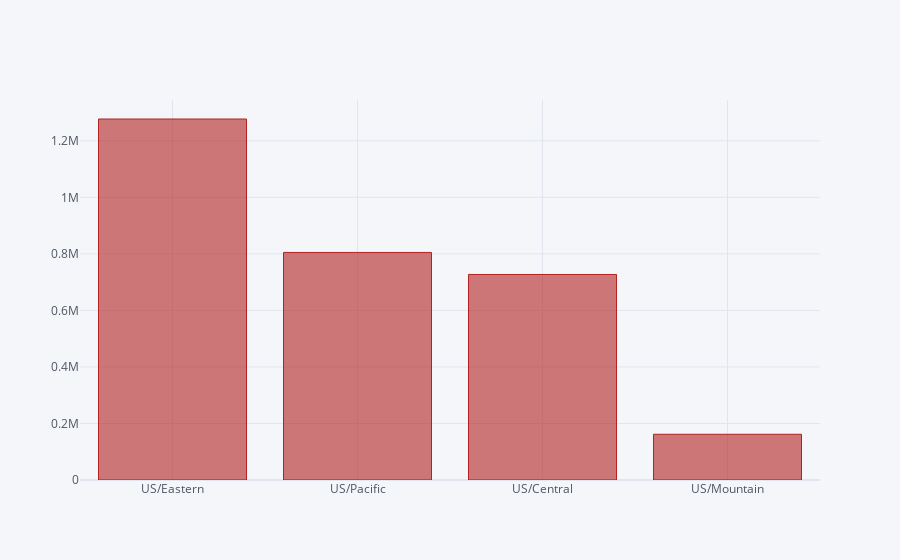

Write notebook code for a chart like this one.
### Markdown cell above
## Timezone count with number of accident for each

### Code cell
df_accident['Timezone'].value_counts().compute().iplot(kind = 'bar', 
                                                       colors = 'firebrick')

### Figure 1 — Plotly figure (JSON) as saved in the notebook; plotly's stock layout.template omitted (floating-point values rounded to 4 significant figures)
{"data": [{"marker": {"color": "rgba(178, 34, 34, 0.6)", "line": {"color": "rgba(178, 34, 34, 1.0)", "width": 1}}, "name": "Timezone", "orientation": "v", "text": "", "type": "bar", "x": ["US/Eastern", "US/Pacific", "US/Central", "US/Mountain"], "y": [1277187, 805117, 727147, 161721]}], "layout": {"legend": {"bgcolor": "#F5F6F9", "font": {"color": "#4D5663"}}, "paper_bgcolor": "#F5F6F9", "plot_bgcolor": "#F5F6F9", "title": {"font": {"color": "#4D5663"}}, "xaxis": {"gridcolor": "#E1E5ED", "showgrid": true, "tickfont": {"color": "#4D5663"}, "title": {"font": {"color": "#4D5663"}, "text": ""}, "zerolinecolor": "#E1E5ED"}, "yaxis": {"gridcolor": "#E1E5ED", "showgrid": true, "tickfont": {"color": "#4D5663"}, "title": {"font": {"color": "#4D5663"}, "text": ""}, "zerolinecolor": "#E1E5ED"}}}
